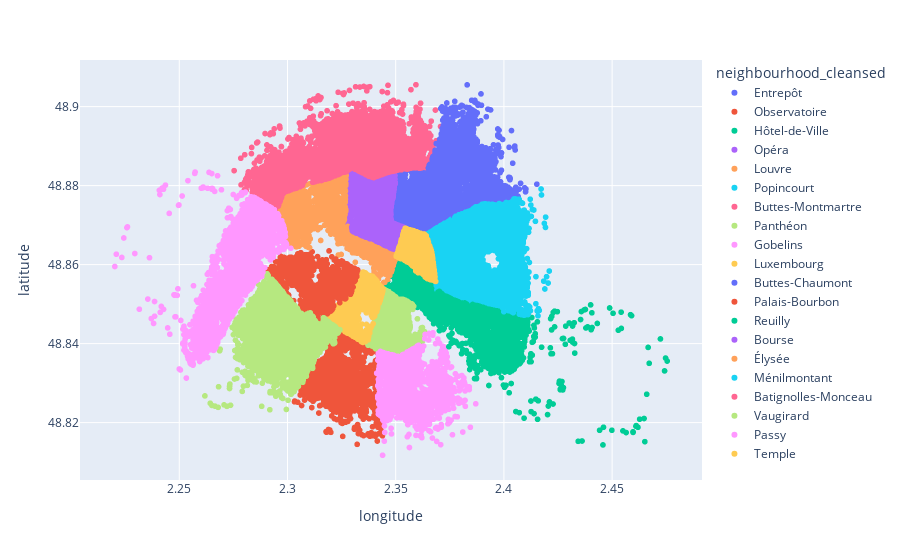

The code cell stored with this chart in its notebook:
### Markdown cell above
##### Carte d'ile de france en utilsant les variable ('longitude' et latitude')

### Code cell
fig = px.scatter(df, x='longitude', y='latitude',
                 color='neighbourhood_cleansed')  
fig.update_layout(xaxis_title="longitude",yaxis_title="latitude")
fig.show()

### Figure 1 — Plotly figure (JSON) as saved in the notebook; plotly's stock layout.template omitted (floating-point values rounded to 4 significant figures; data arrays with more than 128 entries replaced by an {"elided": "..."} marker saying what was removed)
{"data": [{"hovertemplate": "neighbourhood_cleansed=Entrepôt<br>longitude=%{x}<br>latitude=%{y}<extra></extra>", "legendgroup": "Entrepôt", "marker": {"color": "#636efa", "symbol": "circle"}, "mode": "markers", "name": "Entrepôt", "showlegend": true, "type": "scattergl", "x": {"elided": "4502 float values"}, "xaxis": "x", "y": {"elided": "4502 float values"}, "yaxis": "y"}, {"hovertemplate": "neighbourhood_cleansed=Observatoire<br>longitude=%{x}<br>latitude=%{y}<extra></extra>", "legendgroup": "Observatoire", "marker": {"color": "#EF553B", "symbol": "circle"}, "mode": "markers", "name": "Observatoire", "showlegend": true, "type": "scattergl", "x": {"elided": "2491 float values"}, "xaxis": "x", "y": {"elided": "2491 float values"}, "yaxis": "y"}, {"hovertemplate": "neighbourhood_cleansed=Hôtel-de-Ville<br>longitude=%{x}<br>latitude=%{y}<extra></extra>", "legendgroup": "Hôtel-de-Ville", "marker": {"color": "#00cc96", "symbol": "circle"}, "mode": "markers", "name": "Hôtel-de-Ville", "showlegend": true, "type": "scattergl", "x": {"elided": "1999 float values"}, "xaxis": "x", "y": {"elided": "1999 float values"}, "yaxis": "y"}, {"hovertemplate": "neighbourhood_cleansed=Opéra<br>longitude=%{x}<br>latitude=%{y}<extra></extra>", "legendgroup": "Opéra", "marker": {"color": "#ab63fa", "symbol": "circle"}, "mode": "markers", "name": "Opéra", "showlegend": true, "type": "scattergl", "x": {"elided": "3099 float values"}, "xaxis": "x", "y": {"elided": "3099 float values"}, "yaxis": "y"}, {"hovertemplate": "neighbourhood_cleansed=Louvre<br>longitude=%{x}<br>latitude=%{y}<extra></extra>", "legendgroup": "Louvre", "marker": {"color": "#FFA15A", "symbol": "circle"}, "mode": "markers", "name": "Louvre", "showlegend": true, "type": "scattergl", "x": {"elided": "1354 float values"}, "xaxis": "x", "y": {"elided": "1354 float values"}, "yaxis": "y"}, {"hovertemplate": "neighbourhood_cleansed=Popincourt<br>longitude=%{x}<br>latitude=%{y}<extra></extra>", "legendgroup": "Popincourt", "marker": {"color": "#19d3f3", "symbol": "circle"}, "mode": "markers", "name": "Popincourt", "showlegend": true, "type": "scattergl", "x": {"elided": "5918 float values"}, "xaxis": "x", "y": {"elided": "5918 float values"}, "yaxis": "y"}, {"hovertemplate": "neighbourhood_cleansed=Buttes-Montmartre<br>longitude=%{x}<br>latitude=%{y}<extra></extra>", "legendgroup": "Buttes-Montmartre", "marker": {"color": "#FF6692", "symbol": "circle"}, "mode": "markers", "name": "Buttes-Montmartre", "showlegend": true, "type": "scattergl", "x": {"elided": "6971 float values"}, "xaxis": "x", "y": {"elided": "6971 float values"}, "yaxis": "y"}, {"hovertemplate": "neighbourhood_cleansed=Panthéon<br>longitude=%{x}<br>latitude=%{y}<extra></extra>", "legendgroup": "Panthéon", "marker": {"color": "#B6E880", "symbol": "circle"}, "mode": "markers", "name": "Panthéon", "showlegend": true, "type": "scattergl", "x": {"elided": "2111 float values"}, "xaxis": "x", "y": {"elided": "2111 float values"}, "yaxis": "y"}, {"hovertemplate": "neighbourhood_cleansed=Gobelins<br>longitude=%{x}<br>latitude=%{y}<extra></extra>", "legendgroup": "Gobelins", "marker": {"color": "#FF97FF", "symbol": "circle"}, "mode": "markers", "name": "Gobelins", "showlegend": true, "type": "scattergl", "x": {"elided": "2219 float values"}, "xaxis": "x", "y": {"elided": "2219 float values"}, "yaxis": "y"}, {"hovertemplate": "neighbourhood_cleansed=Luxembourg<br>longitude=%{x}<br>latitude=%{y}<extra></extra>", "legendgroup": "Luxembourg", "marker": {"color": "#FECB52", "symbol": "circle"}, "mode": "markers", "name": "Luxembourg", "showlegend": true, "type": "scattergl", "x": {"elided": "1957 float values"}, "xaxis": "x", "y": {"elided": "1957 float values"}, "yaxis": "y"}, {"hovertemplate": "neighbourhood_cleansed=Buttes-Chaumont<br>longitude=%{x}<br>latitude=%{y}<extra></extra>", "legendgroup": "Buttes-Chaumont", "marker": {"color": "#636efa", "symbol": "circle"}, "mode": "markers", "name": "Buttes-Chaumont", "showlegend": true, "type": "scattergl", "x": {"elided": "3641 float values"}, "xaxis": "x", "y": {"elided": "3641 float values"}, "yaxis": "y"}, {"hovertemplate": "neighbourhood_cleansed=Palais-Bourbon<br>longitude=%{x}<br>latitude=%{y}<extra></extra>", "legendgroup": "Palais-Bourbon", "marker": {"color": "#EF553B", "symbol": "circle"}, "mode": "markers", "name": "Palais-Bourbon", "showlegend": true, "type": "scattergl", "x": {"elided": "1685 float values"}, "xaxis": "x", "y": {"elided": "1685 float values"}, "yaxis": "y"}, {"hovertemplate": "neighbourhood_cleansed=Reuilly<br>longitude=%{x}<br>latitude=%{y}<extra></extra>", "legendgroup": "Reuilly", "marker": {"color": "#00cc96", "symbol": "circle"}, "mode": "markers", "name": "Reuilly", "showlegend": true, "type": "scattergl", "x": {"elided": "2738 float values"}, "xaxis": "x", "y": {"elided": "2738 float values"}, "yaxis": "y"}, {"hovertemplate": "neighbourhood_cleansed=Bourse<br>longitude=%{x}<br>latitude=%{y}<extra></extra>", "legendgroup": "Bourse", "marker": {"color": "#ab63fa", "symbol": "circle"}, "mode": "markers", "name": "Bourse", "showlegend": true, "type": "scattergl", "x": {"elided": "2132 float values"}, "xaxis": "x", "y": {"elided": "2132 float values"}, "yaxis": "y"}, {"hovertemplate": "neighbourhood_cleansed=Élysée<br>longitude=%{x}<br>latitude=%{y}<extra></extra>", "legendgroup": "Élysée", "marker": {"color": "#FFA15A", "symbol": "circle"}, "mode": "markers", "name": "Élysée", "showlegend": true, "type": "scattergl", "x": {"elided": "1759 float values"}, "xaxis": "x", "y": {"elided": "1759 float values"}, "yaxis": "y"}, {"hovertemplate": "neighbourhood_cleansed=Ménilmontant<br>longitude=%{x}<br>latitude=%{y}<extra></extra>", "legendgroup": "Ménilmontant", "marker": {"color": "#19d3f3", "symbol": "circle"}, "mode": "markers", "name": "Ménilmontant", "showlegend": true, "type": "scattergl", "x": {"elided": "3652 float values"}, "xaxis": "x", "y": {"elided": "3652 float values"}, "yaxis": "y"}, {"hovertemplate": "neighbourhood_cleansed=Batignolles-Monceau<br>longitude=%{x}<br>latitude=%{y}<extra></extra>", "legendgroup": "Batignolles-Monceau", "marker": {"color": "#FF6692", "symbol": "circle"}, "mode": "markers", "name": "Batignolles-Monceau", "showlegend": true, "type": "scattergl", "x": {"elided": "4168 float values"}, "xaxis": "x", "y": {"elided": "4168 float values"}, "yaxis": "y"}, {"hovertemplate": "neighbourhood_cleansed=Vaugirard<br>longitude=%{x}<br>latitude=%{y}<extra></extra>", "legendgroup": "Vaugirard", "marker": {"color": "#B6E880", "symbol": "circle"}, "mode": "markers", "name": "Vaugirard", "showlegend": true, "type": "scattergl", "x": {"elided": "4782 float values"}, "xaxis": "x", "y": {"elided": "4782 float values"}, "yaxis": "y"}, {"hovertemplate": "neighbourhood_cleansed=Passy<br>longitude=%{x}<br>latitude=%{y}<extra></extra>", "legendgroup": "Passy", "marker": {"color": "#FF97FF", "symbol": "circle"}, "mode": "markers", "name": "Passy", "showlegend": true, "type": "scattergl", "x": {"elided": "3176 float values"}, "xaxis": "x", "y": {"elided": "3176 float values"}, "yaxis": "y"}, {"hovertemplate": "neighbourhood_cleansed=Temple<br>longitude=%{x}<br>latitude=%{y}<extra></extra>", "legendgroup": "Temple", "marker": {"color": "#FECB52", "symbol": "circle"}, "mode": "markers", "name": "Temple", "showlegend": true, "type": "scattergl", "x": {"elided": "2736 float values"}, "xaxis": "x", "y": {"elided": "2736 float values"}, "yaxis": "y"}], "layout": {"legend": {"title": {"text": "neighbourhood_cleansed"}, "tracegroupgap": 0}, "margin": {"t": 60}, "xaxis": {"anchor": "y", "domain": [0, 1], "title": {"text": "longitude"}}, "yaxis": {"anchor": "x", "domain": [0, 1], "title": {"text": "latitude"}}}}
